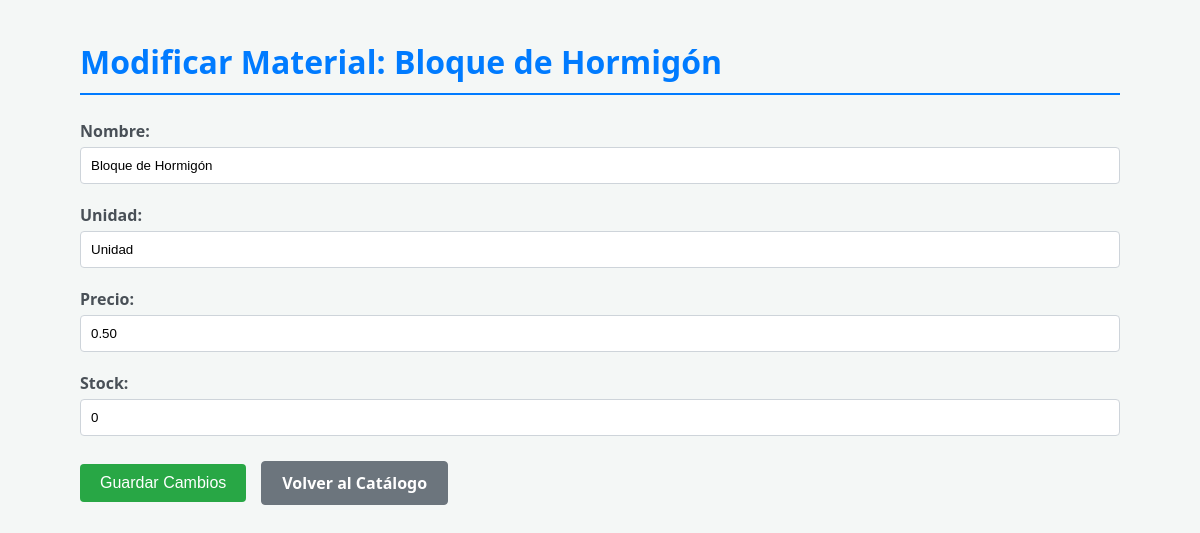
/editar.php?id=5, run on the app's committed database.
### tables this page shows
CREATE TABLE `materiales` (
  `id` int(11) NOT NULL,
  `nombre` varchar(255) NOT NULL,
  `unidad_medida` varchar(50) NOT NULL,
  `precio` decimal(10,2) NOT NULL,
  `stock` int(11) NOT NULL,
  `total_producto` decimal(10,2) GENERATED ALWAYS AS (`precio` * `stock`) STORED
);

### editar.php (the view, shortened to what this page needs)
<?php
include('config/conexion.php');
if (isset($_GET['id']) || ($_SERVER["REQUEST_METHOD"] == "POST" && isset($_POST['id']))) {
    $id = (int)($_GET['id'] ?? $_POST['id']);
    $sql_select = "SELECT * FROM materiales WHERE id = $id";
    $resultado = $conn->query($sql_select);
    if ($resultado->num_rows === 1) {
        $material = $resultado->fetch_assoc();
    } else {
        header("Location: index.php?msg=not_found");
        exit();
    }
} else {
    header("Location: index.php");
    exit();
}
?>
<!DOCTYPE html>
<html lang="es">
<head>
    <link rel="stylesheet" href="css/estilos.css">
</head>
<body>
    <div class="container">
        <h1>Modificar Material: <?= htmlspecialchars($material['nombre']) ?></h1>
        <form action="editar.php" method="POST">
            <div class="form-group">
                <label for="nombre">Nombre:</label>
                <input type="text" id="nombre" name="nombre" value="<?= htmlspecialchars($material['nombre']) ?>" required>
            </div>
            <div class="form-group">
                <label for="unidad_medida">Unidad:</label>
                <input type="text" id="unidad_medida" name="unidad_medida" value="<?= htmlspecialchars($material['unidad_medida']) ?>" required>
            </div>
            <div class="form-group">
                <label for="precio">Precio:</label>
                <input type="number" id="precio" name="precio" step="0.01" min="0.01" value="<?= htmlspecialchars($material['precio']) ?>" required>
            </div>
            <div class="form-group">
                <label for="stock">Stock:</label>
                <input type="number" id="stock" name="stock" min="0" value="<?= htmlspecialchars($material['stock']) ?>" required>
            </div>
            <div class="acciones-formulario">
                <button type="submit">Guardar Cambios</button>
                <a href="index.php" class="btn-secundario">Volver al Catálogo</a>
            </div>
            </form>
        </div>
</body>
</html>

### css/estilos.css (style rules this page uses)
body { font-family: 'Segoe UI', Tahoma, Geneva, Verdana, sans-serif; margin: 40px; background-color: #f4f7f6; color: #333; }
h1 { color: #007bff; border-bottom: 2px solid #007bff; padding-bottom: 10px; margin-bottom: 25px; }
a { color: #007bff; text-decoration: none; }
.container { max-width: 100%; margin: auto; padding: 0 40px; }
form { width: 100%; }
.form-group { margin-bottom: 20px; }
label { display: block; margin-bottom: 5px; font-weight: bold; color: #495057; }
input[type="text"], input[type="number"] { padding: 10px; width: 100%; border: 1px solid #ced4da; border-radius: 4px; box-sizing: border-box; }
button[type="submit"] { background-color: #28a745; color: white; padding: 10px 20px; border: none; border-radius: 4px; cursor: pointer; font-size: 16px; transition: background-color 0.3s; }
.acciones-formulario { display: flex; gap: 15px; margin-top: 25px; align-items: center; }
.btn-secundario { display: inline-block; background-color: #6c757d; color: white; padding: 10px 20px; border-radius: 4px; font-size: 16px; font-weight: bold; transition: background-color 0.3s; text-decoration: none; border: 1px solid #6c757d; }

### data on the page
materiales: nombre "Bloque de Hormigón", unidad_medida "Unidad", precio "0.50", stock "0"
